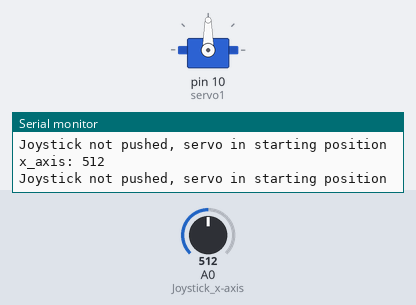
Recording of a sketch running on a simulated Arduino Uno, built with avr-gcc and run on an emulated ATmega328P. Parts: servo, the last lines printed to the serial monitor. Inputs (shaded band) come from the test bench; at power-on: A0 (Joystick_x-axis) = 512.

Above: at 1.2 s.
1.3 s: A0 (Joystick_x-axis) set to 526
At 1.8 s:
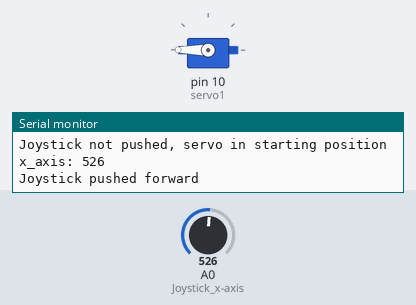
4.3 s: A0 (Joystick_x-axis) set to 511
At 5.5 s:
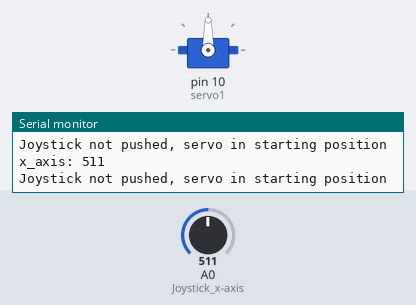
6.0 s: A0 (Joystick_x-axis) set to 716
At 6.8 s:
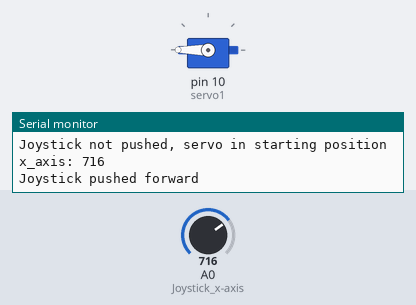
Timing chart, 0 to 15.0 s (numbered marks = the images above; inputs shaded):
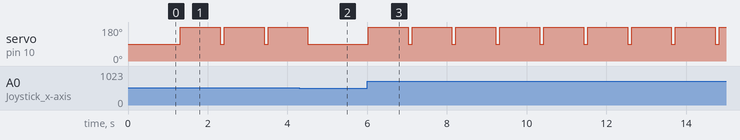

The sketch:

sketch_may19b.ino
```cpp
#include <Servo.h>

Servo servo1; // Continuous rotation servo
int x_axis;

void setup() {
  Serial.begin(9600); // Initialize serial communication for debugging
  pinMode(A0, INPUT); // Joystick x-axis

  servo1.attach(10); // Attach servo to pin 10

  // Initialize servo to stopped position
  servo1.write(90); // Stop continuous rotation servo
}

void loop() {
  x_axis = analogRead(A0); // Read the joystick x-axis value

  // Debugging output to see the analog value
  Serial.print("x_axis: ");
  Serial.println(x_axis);

  // Check if the joystick is pushed forward (value > 512)
  if (x_axis > 512) {
    // Debugging output
    Serial.println("Joystick pushed forward");

    // Move servo1 to full speed in the opposite direction
    servo1.write(180); // Full speed in the opposite direction for continuous rotation servo

    // Delay to approximate one rotation (adjust this value as needed)
    delay(1000); // Adjust this value based on your servo's speed

    // Stop the servo after one rotation
    servo1.write(90);

    // Debugging output
    Serial.println("Servo completed one rotation and stopped");
  } else {
    // If joystick is not pushed forward, keep servo at its starting position
    servo1.write(90); // Stop continuous rotation servo

    // Debugging output
    Serial.println("Joystick not pushed, servo in starting position");
  }

  delay(100); // Small delay to prevent rapid looping
}
```

Measured:
- the behaviour switches between 512 and 513 on A0 (Joystick_x-axis) (found by bisection; images 0 and 1)
- after the input at 1.3 s, servo on pin 10 (servo1): alternates 180° for 1.0 s and 90° for 0.10 s, starting at once
- after the input at 4.3 s, servo on pin 10 (servo1): goes on until 4.5 s, then stays 90°
- after the input at 6.0 s, servo on pin 10 (servo1): alternates 180° for 1.0 s and 90° for 0.10 s, starting at once
